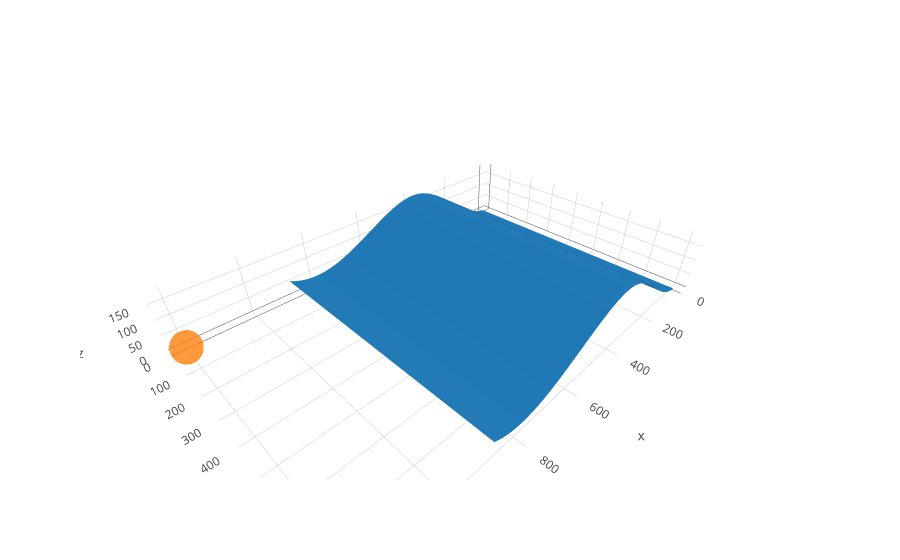

Source (notebook cell):
### Code cell
def plotMeshShape(x,spline, plot_points = False, points = None):
    y = np.linspace(0, inpl_h,3)
    X, Y = np.meshgrid(x,y)
    Z = interpolate.splev(X, spline, der = 0)
    data = [go.Mesh3d(x = X.flatten(), y= Y.flatten(), z= Z.flatten())]
    layout = go.Layout(
             scene=dict(
                 aspectmode='data'))
    fig = go.Figure(data = data, layout = layout)

    if plot_points:
        extra_points = go.Scatter3d(x = points[:,0], 
                                    y = points[:,1], 
                                    z = points[:,2], 
                                    mode = 'markers',
                                    marker=dict(
                                        size=12,
                                        #color=z,                # set color to an array/list of desired values
                                        #colorscale='Viridis',   # choose a colorscale
                                        opacity=0.8
                                    ))
        fig = go.Figure(data + [extra_points], layout = layout)
    
    py.offline.iplot(fig)
    
plotMeshShape(scaled_xnew ,scaled_spline, True, np.array([[1200,1,2]]))

### Figure 1 — Plotly figure (JSON) as saved in the notebook; plotly's stock layout.template omitted (floating-point values rounded to 4 significant figures; data arrays with more than 128 entries replaced by an {"elided": "..."} marker saying what was removed)
{"data": [{"type": "mesh3d", "uid": "8333cd5e-9e22-4394-827f-5ec4956e6ede", "x": {"elided": "8640 float values"}, "y": {"elided": "8640 int values"}, "z": {"elided": "8640 float values"}}, {"marker": {"opacity": 0.8, "size": 12}, "mode": "markers", "type": "scatter3d", "uid": "dbd65919-e6b4-4b6b-a905-3a6c25f638fc", "x": [1200], "y": [1], "z": [2]}], "layout": {"scene": {"aspectmode": "data"}}}
